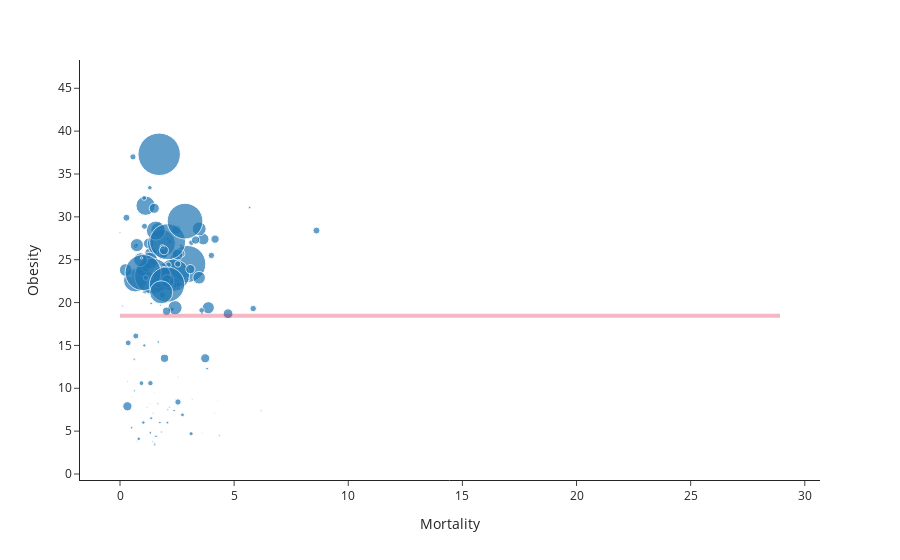

Here is the notebook cell this chart was saved with:
### Code cell
fig = px.scatter(food_df, x="Mortality", y = "Obesity", size = "Active", hover_name='Country', log_x=False,
                 size_max=30, template="simple_white")

fig.add_shape(
    # Line Horizontal   
    type="line",
    x0=0,
    y0 = food_df['Obesity'].mean(),
    x1 = food_df['Mortality'].max(),
    y1 = food_df['Obesity'].mean(),
    line=dict(
        color="crimson",
        width=4
    ),
)
fig.show()

### Figure 1 — Plotly figure (JSON) as saved in the notebook; plotly's stock layout.template omitted (floating-point values rounded to 4 significant figures; data arrays with more than 128 entries replaced by an {"elided": "..."} marker saying what was removed)
{"data": [{"hovertemplate": "<b>%{hovertext}</b><br><br>Mortality=%{x}<br>Obesity=%{y}<br>Active=%{marker.size}<extra></extra>", "hovertext": {"elided": "154 str values"}, "legendgroup": "", "marker": {"color": "#1F77B4", "size": {"elided": "154 float values"}, "sizemode": "area", "sizeref": 0.008911, "symbol": "circle"}, "mode": "markers", "name": "", "orientation": "v", "showlegend": false, "type": "scatter", "x": {"elided": "154 float values"}, "xaxis": "x", "y": {"elided": "154 float values"}, "yaxis": "y"}], "layout": {"legend": {"itemsizing": "constant", "tracegroupgap": 0}, "margin": {"t": 60}, "shapes": [{"line": {"color": "crimson", "width": 4}, "type": "line", "x0": 0, "x1": 28.91, "y0": 18.45, "y1": 18.45}], "xaxis": {"anchor": "y", "domain": [0, 1], "title": {"text": "Mortality"}}, "yaxis": {"anchor": "x", "domain": [0, 1], "title": {"text": "Obesity"}}}}
